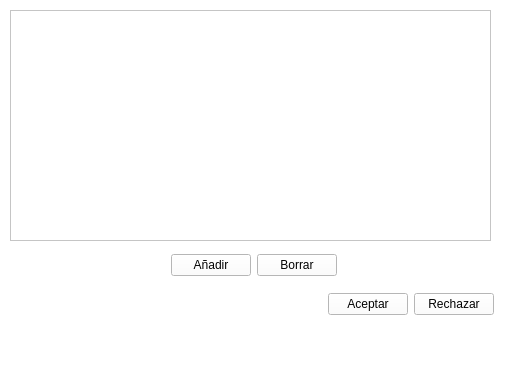
<?xml version="1.0" encoding="UTF-8"?>
<ui version="4.0">
 <class>StringListModelo</class>
 <widget class="QMainWindow" name="StringListModelo">
  <property name="geometry">
   <rect>
    <x>0</x>
    <y>0</y>
    <width>506</width>
    <height>382</height>
   </rect>
  </property>
  <property name="windowTitle">
   <string>StringListModelo</string>
  </property>
  <property name="styleSheet">
   <string notr="true">background-color: rgb(255, 255, 255);
color: rgb(2, 2, 2);</string>
  </property>
  <widget class="QWidget" name="centralwidget">
   <widget class="QListView" name="listView">
    <property name="geometry">
     <rect>
      <x>10</x>
      <y>10</y>
      <width>481</width>
      <height>231</height>
     </rect>
    </property>
   </widget>
   <widget class="QWidget" name="">
    <property name="geometry">
     <rect>
      <x>12</x>
      <y>290</y>
      <width>482</width>
      <height>28</height>
     </rect>
    </property>
    <layout class="QHBoxLayout" name="horizontalLayout_2">
     <item>
      <spacer name="horizontalSpacer">
       <property name="orientation">
        <enum>Qt::Horizontal</enum>
       </property>
       <property name="sizeHint" stdset="0">
        <size>
         <width>308</width>
         <height>20</height>
        </size>
       </property>
      </spacer>
     </item>
     <item>
      <widget class="QPushButton" name="btnAceptar">
       <property name="text">
        <string>Aceptar</string>
       </property>
      </widget>
     </item>
     <item>
      <widget class="QPushButton" name="btnRechazar">
       <property name="text">
        <string>Rechazar</string>
       </property>
      </widget>
     </item>
    </layout>
   </widget>
   <widget class="QWidget" name="">
    <property name="geometry">
     <rect>
      <x>10</x>
      <y>250</y>
      <width>488</width>
      <height>30</height>
     </rect>
    </property>
    <layout class="QHBoxLayout" name="horizontalLayout_3">
     <item>
      <spacer name="horizontalSpacer_2">
       <property name="orientation">
        <enum>Qt::Horizontal</enum>
       </property>
       <property name="sizeHint" stdset="0">
        <size>
         <width>148</width>
         <height>20</height>
        </size>
       </property>
      </spacer>
     </item>
     <item>
      <layout class="QHBoxLayout" name="horizontalLayout">
       <item>
        <widget class="QPushButton" name="btnAnadir">
         <property name="text">
          <string>Añadir</string>
         </property>
        </widget>
       </item>
       <item>
        <widget class="QPushButton" name="btnBorrar">
         <property name="text">
          <string>Borrar</string>
         </property>
        </widget>
       </item>
      </layout>
     </item>
     <item>
      <spacer name="horizontalSpacer_3">
       <property name="orientation">
        <enum>Qt::Horizontal</enum>
       </property>
       <property name="sizeHint" stdset="0">
        <size>
         <width>158</width>
         <height>20</height>
        </size>
       </property>
      </spacer>
     </item>
    </layout>
   </widget>
  </widget>
  <widget class="QMenuBar" name="menubar">
   <property name="geometry">
    <rect>
     <x>0</x>
     <y>0</y>
     <width>506</width>
     <height>23</height>
    </rect>
   </property>
  </widget>
  <widget class="QStatusBar" name="statusbar"/>
 </widget>
 <resources/>
 <connections/>
</ui>
